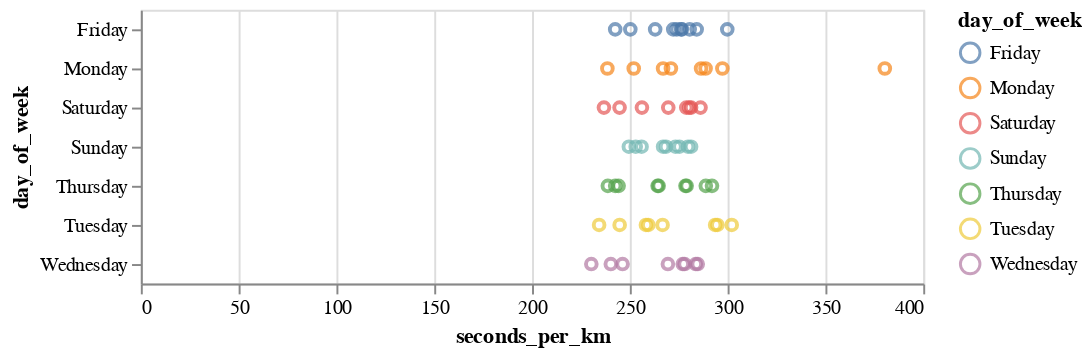

Source (notebook cell):
### Code cell
# Basis Scatter plot
alt.Chart(df).mark_point().encode(
    x = "seconds_per_km",
    y = "day_of_week",
    color = "day_of_week"
)

### Figure 1 — Vega-Lite specification as saved in the notebook (floating-point values rounded to 4 significant figures)
{"$schema": "https://vega.github.io/schema/vega-lite/v4.8.1.json", "config": {"view": {"continuousHeight": 300, "continuousWidth": 400}}, "data": {"name": "data-31c7fd9393a38aac112a5c8ac5ad6139"}, "datasets": {"data-31c7fd9393a38aac112a5c8ac5ad6139": [{"Unnamed: 0": 182, "avgPace(/meter)": 0.3787, "calories(kcal)": 71, "date": "2022-01-10 20:39", "day_of_week": "Monday", "distance(m)": 1191, "distance_rounded": 1, "maxPace(/meter)": 7.246, "minPace(/meter)": 0.2501, "seconds_per_km": 380.4, "speed_per_km": "06:20.35", "sportTime(s)": 453, "startTime": "2022-01-10T13:39:17+00:00", "type": 1, "week": 2}, {"Unnamed: 0": 178, "avgPace(/meter)": 0.2878, "calories(kcal)": 60, "date": "2022-01-13 16:23", "day_of_week": "Thursday", "distance(m)": 1004, "distance_rounded": 1, "maxPace(/meter)": 2.342, "minPace(/meter)": 0.1982, "seconds_per_km": 288.8, "speed_per_km": "04:48.84", "sportTime(s)": 290, "startTime": "2022-01-13T09:23:16+00:00", "type": 1, "week": 2}, {"Unnamed: 0": 176, "avgPace(/meter)": 0.2637, "calories(kcal)": 39, "date": "2022-02-03 17:41", "day_of_week": "Thursday", "distance(m)": 1001, "distance_rounded": 1, "maxPace(/meter)": 0.609, "minPace(/meter)": 0.1993, "seconds_per_km": 264.7, "speed_per_km": "04:24.74", "sportTime(s)": 265, "startTime": "2022-02-03T10:41:12+00:00", "type": 1, "week": 5}, {"Unnamed: 0": 172, "avgPace(/meter)": 0.2803, "calories(kcal)": 50, "date": "2022-02-05 18:46", "day_of_week": "Saturday", "distance(m)": 1006, "distance_rounded": 1, "maxPace(/meter)": 0.6911, "minPace(/meter)": 0.229, "seconds_per_km": 281.3, "speed_per_km": "04:41.31", "sportTime(s)": 283, "startTime": "2022-02-05T11:46:47+00:00", "type": 1, "week": 5}, {"Unnamed: 0": 169, "avgPace(/meter)": 0.2675, "calories(kcal)": 34, "date": "2022-02-06 18:36", "day_of_week": "Sunday", "distance(m)": 1013, "distance_rounded": 1, "maxPace(/meter)": 0.6361, "minPace(/meter)": 0.2325, "seconds_per_km": 268.5, "speed_per_km": "04:28.51", "sportTime(s)": 272, "startTime": "2022-02-06T11:36:48+00:00", "type": 1, "week": 5}, {"Unnamed: 0": 166, "avgPace(/meter)": 0.26, "calories(kcal)": 39, "date": "2022-02-11 18:49", "day_of_week": "Friday", "distance(m)": 1004, "distance_rounded": 1, "maxPace(/meter)": 0.788, "minPace(/meter)": 0.198, "seconds_per_km": 262.9, "speed_per_km": "04:22.95", "sportTime(s)": 264, "startTime": "2022-02-11T11:49:54+00:00", "type": 1, "week": 6}, {"Unnamed: 0": 163, "avgPace(/meter)": 0.2552, "calories(kcal)": 44, "date": "2022-02-12 18:25", "day_of_week": "Saturday", "distance(m)": 1011, "distance_rounded": 1, "maxPace(/meter)": 0.5571, "minPace(/meter)": 0.1928, "seconds_per_km": 256.2, "speed_per_km": "04:16.18", "sportTime(s)": 259, "startTime": "2022-02-12T11:25:02+00:00", "type": 1, "week": 6}, {"Unnamed: 0": 161, "avgPace(/meter)": 0.255, "calories(kcal)": 37, "date": "2022-02-13 18:09", "day_of_week": "Sunday", "distance(m)": 1000, "distance_rounded": 1, "maxPace(/meter)": 0.576, "minPace(/meter)": 0.194, "seconds_per_km": 256, "speed_per_km": "04:16.00", "sportTime(s)": 256, "startTime": "2022-02-13T11:09:12+00:00", "type": 1, "week": 6}, {"Unnamed: 0": 157, "avgPace(/meter)": 0.2854, "calories(kcal)": 43, "date": "2022-02-14 18:50", "day_of_week": "Monday", "distance(m)": 1002, "distance_rounded": 1, "maxPace(/meter)": 0.7446, "minPace(/meter)": 0.2587, "seconds_per_km": 286.4, "speed_per_km": "04:46.43", "sportTime(s)": 287, "startTime": "2022-02-14T11:50:09+00:00", "type": 1, "week": 7}, {"Unnamed: 0": 155, "avgPace(/meter)": 0.2827, "calories(kcal)": 60, "date": "2022-02-16 18:12", "day_of_week": "Wednesday", "distance(m)": 1001, "distance_rounded": 1, "maxPace(/meter)": 2.165, "minPace(/meter)": 0.1834, "seconds_per_km": 283.7, "speed_per_km": "04:43.72", "sportTime(s)": 284, "startTime": "2022-02-16T11:12:40+00:00", "type": 1, "week": 7}, {"Unnamed: 0": 152, "avgPace(/meter)": 0.2793, "calories(kcal)": 55, "date": "2022-03-05 07:10", "day_of_week": "Saturday", "distance(m)": 1006, "distance_rounded": 1, "maxPace(/meter)": 0.6154, "minPace(/meter)": 0.2083, "seconds_per_km": 280.3, "speed_per_km": "04:40.32", "sportTime(s)": 282, "startTime": "2022-03-05T00:10:22+00:00", "type": 1, "week": 9}, {"Unnamed: 0": 150, "avgPace(/meter)": 0.2796, "calories(kcal)": 47, "date": "2022-03-18 18:26", "day_of_week": "Friday", "distance(m)": 1005, "distance_rounded": 1, "maxPace(/meter)": 0.8749, "minPace(/meter)": 0.2372, "seconds_per_km": 280.6, "speed_per_km": "04:40.60", "sportTime(s)": 282, "startTime": "2022-03-18T11:26:11+00:00", "type": 1, "week": 11}, {"Unnamed: 0": 146, "avgPace(/meter)": 0.2964, "calories(kcal)": 57, "date": "2022-03-28 18:45", "day_of_week": "Monday", "distance(m)": 1046, "distance_rounded": 1, "maxPace(/meter)": 0.639, "minPace(/meter)": 0.2149, "seconds_per_km": 297.3, "speed_per_km": "04:57.32", "sportTime(s)": 311, "startTime": "2022-03-28T11:45:13+00:00", "type": 1, "week": 13}, {"Unnamed: 0": 144, "avgPace(/meter)": 0.3011, "calories(kcal)": 57, "date": "2022-03-29 19:02", "day_of_week": "Tuesday", "distance(m)": 1003, "distance_rounded": 1, "maxPace(/meter)": 0.6835, "minPace(/meter)": 0.2301, "seconds_per_km": 302.1, "speed_per_km": "05:2.09", "sportTime(s)": 303, "startTime": "2022-03-29T12:02:25+00:00", "type": 1, "week": 13}, {"Unnamed: 0": 142, "avgPace(/meter)": 0.2837, "calories(kcal)": 49, "date": "2022-03-30 18:52", "day_of_week": "Wednesday", "distance(m)": 1001, "distance_rounded": 1, "maxPace(/meter)": 0.4753, "minPace(/meter)": 0.1658, "seconds_per_km": 284.7, "speed_per_km": "04:44.72", "sportTime(s)": 285, "startTime": "2022-03-30T11:52:16+00:00", "type": 1, "week": 13}, {"Unnamed: 0": 140, "avgPace(/meter)": 0.27, "calories(kcal)": 48, "date": "2022-04-04 17:57", "day_of_week": "Monday", "distance(m)": 1000, "distance_rounded": 1, "maxPace(/meter)": 0.7117, "minPace(/meter)": 0.2248, "seconds_per_km": 271, "speed_per_km": "04:31.00", "sportTime(s)": 271, "startTime": "2022-04-04T10:57:56+00:00", "type": 1, "week": 14}, {"Unnamed: 0": 137, "avgPace(/meter)": 0.273, "calories(kcal)": 51, "date": "2022-04-08 18:39", "day_of_week": "Friday", "distance(m)": 1000, "distance_rounded": 1, "maxPace(/meter)": 0.6707, "minPace(/meter)": 0.2315, "seconds_per_km": 274, "speed_per_km": "04:34.00", "sportTime(s)": 274, "startTime": "2022-04-08T11:39:28+00:00", "type": 1, "week": 14}, {"Unnamed: 0": 134, "avgPace(/meter)": 0.2744, "calories(kcal)": 45, "date": "2022-04-10 18:41", "day_of_week": "Sunday", "distance(m)": 1006, "distance_rounded": 1, "maxPace(/meter)": 0.6873, "minPace(/meter)": 0.2137, "seconds_per_km": 275.3, "speed_per_km": "04:35.35", "sportTime(s)": 277, "startTime": "2022-04-10T11:41:58+00:00", "type": 1, "week": 14}, {"Unnamed: 0": 131, "avgPace(/meter)": 0.277, "calories(kcal)": 44, "date": "2022-04-13 17:48", "day_of_week": "Wednesday", "distance(m)": 1000, "distance_rounded": 1, "maxPace(/meter)": 0.7634, "minPace(/meter)": 0.2038, "seconds_per_km": 278, "speed_per_km": "04:38.00", "sportTime(s)": 278, "startTime": "2022-04-13T10:48:11+00:00", "type": 1, "week": 15}, {"Unnamed: 0": 128, "avgPace(/meter)": 0.2756, "calories(kcal)": 39, "date": "2022-04-15 16:54", "day_of_week": "Friday", "distance(m)": 1005, "distance_rounded": 1, "maxPace(/meter)": 0.7968, "minPace(/meter)": 0.244, "seconds_per_km": 276.6, "speed_per_km": "04:36.62", "sportTime(s)": 278, "startTime": "2022-04-15T09:54:21+00:00", "type": 1, "week": 15}, {"Unnamed: 0": 125, "avgPace(/meter)": 0.2939, "calories(kcal)": 62, "date": "2022-04-26 18:40", "day_of_week": "Tuesday", "distance(m)": 1201, "distance_rounded": 1, "maxPace(/meter)": 1.115, "minPace(/meter)": 0.1997, "seconds_per_km": 294.8, "speed_per_km": "04:54.75", "sportTime(s)": 354, "startTime": "2022-04-26T11:40:21+00:00", "type": 1, "week": 17}, {"Unnamed: 0": 123, "avgPace(/meter)": 0.2685, "calories(kcal)": 48, "date": "2022-04-27 18:31", "day_of_week": "Wednesday", "distance(m)": 1002, "distance_rounded": 1, "maxPace(/meter)": 0.6803, "minPace(/meter)": 0.2187, "seconds_per_km": 269.5, "speed_per_km": "04:29.46", "sportTime(s)": 270, "startTime": "2022-04-27T11:31:56+00:00", "type": 1, "week": 17}, {"Unnamed: 0": 121, "avgPace(/meter)": 0.2774, "calories(kcal)": 50, "date": "2022-04-28 17:37", "day_of_week": "Thursday", "distance(m)": 1002, "distance_rounded": 1, "maxPace(/meter)": 0.8052, "minPace(/meter)": 0.221, "seconds_per_km": 278.4, "speed_per_km": "04:38.44", "sportTime(s)": 279, "startTime": "2022-04-28T10:37:51+00:00", "type": 1, "week": 17}, {"Unnamed: 0": 119, "avgPace(/meter)": 0.2974, "calories(kcal)": 89, "date": "2022-04-29 18:01", "day_of_week": "Friday", "distance(m)": 1651, "distance_rounded": 1, "maxPace(/meter)": 1.217, "minPace(/meter)": 0.2073, "seconds_per_km": 299.8, "speed_per_km": "04:59.82", "sportTime(s)": 495, "startTime": "2022-04-29T11:01:29+00:00", "type": 1, "week": 17}, {"Unnamed: 0": 117, "avgPace(/meter)": 0.2803, "calories(kcal)": 41, "date": "2022-05-01 16:48", "day_of_week": "Sunday", "distance(m)": 1006, "distance_rounded": 1, "maxPace(/meter)": 0.8224, "minPace(/meter)": 0.2239, "seconds_per_km": 281.3, "speed_per_km": "04:41.31", "sportTime(s)": 283, "startTime": "2022-05-01T09:48:50+00:00", "type": 1, "week": 17}, {"Unnamed: 0": 112, "avgPace(/meter)": 0.2761, "calories(kcal)": 42, "date": "2022-05-04 18:52", "day_of_week": "Wednesday", "distance(m)": 1007, "distance_rounded": 1, "maxPace(/meter)": 0.6135, "minPace(/meter)": 0.2112, "seconds_per_km": 277.1, "speed_per_km": "04:37.06", "sportTime(s)": 279, "startTime": "2022-05-04T11:52:29+00:00", "type": 1, "week": 18}, {"Unnamed: 0": 110, "avgPace(/meter)": 0.291, "calories(kcal)": 52, "date": "2022-05-05 18:15", "day_of_week": "Thursday", "distance(m)": 1000, "distance_rounded": 1, "maxPace(/meter)": 0.7042, "minPace(/meter)": 0.216, "seconds_per_km": 292, "speed_per_km": "04:52.00", "sportTime(s)": 292, "startTime": "2022-05-05T11:15:38+00:00", "type": 1, "week": 18}, {"Unnamed: 0": 107, "avgPace(/meter)": 0.2712, "calories(kcal)": 47, "date": "2022-05-06 17:16", "day_of_week": "Friday", "distance(m)": 1003, "distance_rounded": 1, "maxPace(/meter)": 0.7022, "minPace(/meter)": 0.2276, "seconds_per_km": 272.2, "speed_per_km": "04:32.18", "sportTime(s)": 273, "startTime": "2022-05-06T10:16:48+00:00", "type": 1, "week": 18}, {"Unnamed: 0": 104, "avgPace(/meter)": 0.278, "calories(kcal)": 52, "date": "2022-05-07 16:47", "day_of_week": "Saturday", "distance(m)": 1040, "distance_rounded": 1, "maxPace(/meter)": 212, "minPace(/meter)": 0.2129, "seconds_per_km": 278.8, "speed_per_km": "04:38.85", "sportTime(s)": 290, "startTime": "2022-05-07T09:47:30+00:00", "type": 1, "week": 18}, {"Unnamed: 0": 102, "avgPace(/meter)": 0.279, "calories(kcal)": 56, "date": "2022-05-08 18:24", "day_of_week": "Sunday", "distance(m)": 1026, "distance_rounded": 1, "maxPace(/meter)": 225, "minPace(/meter)": 0.2221, "seconds_per_km": 279.7, "speed_per_km": "04:39.73", "sportTime(s)": 287, "startTime": "2022-05-08T11:24:19+00:00", "type": 1, "week": 18}, {"Unnamed: 0": 99, "avgPace(/meter)": 0.278, "calories(kcal)": 59, "date": "2022-05-12 18:36", "day_of_week": "Thursday", "distance(m)": 1007, "distance_rounded": 1, "maxPace(/meter)": 178, "minPace(/meter)": 0.1781, "seconds_per_km": 279.0, "speed_per_km": "04:39.05", "sportTime(s)": 281, "startTime": "2022-05-12T11:36:50+00:00", "type": 1, "week": 19}, {"Unnamed: 0": 96, "avgPace(/meter)": 0.283, "calories(kcal)": 55, "date": "2022-05-13 18:36", "day_of_week": "Friday", "distance(m)": 1024, "distance_rounded": 1, "maxPace(/meter)": 201, "minPace(/meter)": 0.2015, "seconds_per_km": 284.2, "speed_per_km": "04:44.18", "sportTime(s)": 291, "startTime": "2022-05-13T11:36:23+00:00", "type": 1, "week": 19}, {"Unnamed: 0": 92, "avgPace(/meter)": 0.273, "calories(kcal)": 51, "date": "2022-05-15 18:36", "day_of_week": "Sunday", "distance(m)": 1028, "distance_rounded": 1, "maxPace(/meter)": 197, "minPace(/meter)": 0.1974, "seconds_per_km": 273.3, "speed_per_km": "04:33.35", "sportTime(s)": 281, "startTime": "2022-05-15T11:36:24+00:00", "type": 1, "week": 19}, {"Unnamed: 0": 89, "avgPace(/meter)": 0.288, "calories(kcal)": 63, "date": "2022-05-16 18:31", "day_of_week": "Monday", "distance(m)": 1046, "distance_rounded": 1, "maxPace(/meter)": 210, "minPace(/meter)": 0.2106, "seconds_per_km": 288.7, "speed_per_km": "04:48.72", "sportTime(s)": 302, "startTime": "2022-05-16T11:31:34+00:00", "type": 1, "week": 20}, {"Unnamed: 0": 86, "avgPace(/meter)": 0.293, "calories(kcal)": 63, "date": "2022-05-17 18:15", "day_of_week": "Tuesday", "distance(m)": 1049, "distance_rounded": 1, "maxPace(/meter)": 237, "minPace(/meter)": 0.2227, "seconds_per_km": 293.6, "speed_per_km": "04:53.61", "sportTime(s)": 308, "startTime": "2022-05-17T11:15:00+00:00", "type": 1, "week": 20}, {"Unnamed: 0": 82, "avgPace(/meter)": 0.2841, "calories(kcal)": 50.03, "date": "2022-05-21 20:48", "day_of_week": "Saturday", "distance(m)": 1003, "distance_rounded": 1, "maxPace(/meter)": 0.6219, "minPace(/meter)": 0.2232, "seconds_per_km": 286.1, "speed_per_km": "04:46.14", "sportTime(s)": 287, "startTime": "2022-05-21T13:48:24+00:00", "type": 1, "week": 20}, {"Unnamed: 0": 79, "avgPace(/meter)": 0.265, "calories(kcal)": 44.08, "date": "2022-05-22 17:22", "day_of_week": "Sunday", "distance(m)": 1000, "distance_rounded": 1, "maxPace(/meter)": 0.815, "minPace(/meter)": 0.2136, "seconds_per_km": 267, "speed_per_km": "04:27.00", "sportTime(s)": 267, "startTime": "2022-05-22T10:22:47+00:00", "type": 1, "week": 20}, {"Unnamed: 0": 76, "avgPace(/meter)": 0.265, "calories(kcal)": 50.33, "date": "2022-05-23 18:46", "day_of_week": "Monday", "distance(m)": 1000, "distance_rounded": 1, "maxPace(/meter)": 0.668, "minPace(/meter)": 0.2187, "seconds_per_km": 267, "speed_per_km": "04:27.00", "sportTime(s)": 267, "startTime": "2022-05-23T11:46:59+00:00", "type": 1, "week": 21}, {"Unnamed: 0": 73, "avgPace(/meter)": 0.2647, "calories(kcal)": 44.15, "date": "2022-05-24 18:54", "day_of_week": "Tuesday", "distance(m)": 1001, "distance_rounded": 1, "maxPace(/meter)": 0.9251, "minPace(/meter)": 0.2227, "seconds_per_km": 266.7, "speed_per_km": "04:26.73", "sportTime(s)": 267, "startTime": "2022-05-24T11:54:01+00:00", "type": 1, "week": 21}, {"Unnamed: 0": 70, "avgPace(/meter)": 0.2353, "calories(kcal)": 40.81, "date": "2022-05-25 17:56", "day_of_week": "Wednesday", "distance(m)": 1003, "distance_rounded": 1, "maxPace(/meter)": 0.9066, "minPace(/meter)": 0.1197, "seconds_per_km": 240.3, "speed_per_km": "04:0.28", "sportTime(s)": 241, "startTime": "2022-05-25T10:56:04+00:00", "type": 1, "week": 21}, {"Unnamed: 0": 67, "avgPace(/meter)": 0.2622, "calories(kcal)": 53.12, "date": "2022-05-26 17:17", "day_of_week": "Thursday", "distance(m)": 1003, "distance_rounded": 1, "maxPace(/meter)": 0.558, "minPace(/meter)": 0.1968, "seconds_per_km": 264.2, "speed_per_km": "04:24.21", "sportTime(s)": 265, "startTime": "2022-05-26T10:17:38+00:00", "type": 1, "week": 21}, {"Unnamed: 0": 64, "avgPace(/meter)": 0.2742, "calories(kcal)": 43.04, "date": "2022-05-27 18:35", "day_of_week": "Friday", "distance(m)": 1003, "distance_rounded": 1, "maxPace(/meter)": 0.757, "minPace(/meter)": 0.2449, "seconds_per_km": 276.2, "speed_per_km": "04:36.17", "sportTime(s)": 277, "startTime": "2022-05-27T11:35:19+00:00", "type": 1, "week": 21}, {"Unnamed: 0": 61, "avgPace(/meter)": 0.2677, "calories(kcal)": 51.33, "date": "2022-05-28 17:39", "day_of_week": "Saturday", "distance(m)": 1005, "distance_rounded": 1, "maxPace(/meter)": 0.6452, "minPace(/meter)": 0.2224, "seconds_per_km": 269.7, "speed_per_km": "04:29.65", "sportTime(s)": 271, "startTime": "2022-05-28T10:39:29+00:00", "type": 1, "week": 21}, {"Unnamed: 0": 58, "avgPace(/meter)": 0.251, "calories(kcal)": 41, "date": "2022-05-29 18:19", "day_of_week": "Sunday", "distance(m)": 1000, "distance_rounded": 1, "maxPace(/meter)": 0.4274, "minPace(/meter)": 0.1839, "seconds_per_km": 253, "speed_per_km": "04:13.00", "sportTime(s)": 253, "startTime": "2022-05-29T11:19:12+00:00", "type": 1, "week": 21}, {"Unnamed: 0": 55, "avgPace(/meter)": 0.25, "calories(kcal)": 48.92, "date": "2022-05-30 18:55", "day_of_week": "Monday", "distance(m)": 1004, "distance_rounded": 1, "maxPace(/meter)": 0.4058, "minPace(/meter)": 0.1746, "seconds_per_km": 252.0, "speed_per_km": "04:11.99", "sportTime(s)": 253, "startTime": "2022-05-30T11:55:16+00:00", "type": 1, "week": 22}, {"Unnamed: 0": 52, "avgPace(/meter)": 0.2575, "calories(kcal)": 49.91, "date": "2022-05-31 18:42", "day_of_week": "Tuesday", "distance(m)": 1006, "distance_rounded": 1, "maxPace(/meter)": 0.5513, "minPace(/meter)": 0.203, "seconds_per_km": 259.4, "speed_per_km": "04:19.44", "sportTime(s)": 261, "startTime": "2022-05-31T11:42:33+00:00", "type": 1, "week": 22}, {"Unnamed: 0": 49, "avgPace(/meter)": 0.2483, "calories(kcal)": 45.2, "date": "2022-06-03 18:03", "day_of_week": "Friday", "distance(m)": 1003, "distance_rounded": 1, "maxPace(/meter)": 0.8258, "minPace(/meter)": 0.1627, "seconds_per_km": 250.2, "speed_per_km": "04:10.25", "sportTime(s)": 251, "startTime": "2022-06-03T11:03:24+00:00", "type": 1, "week": 22}, {"Unnamed: 0": 46, "avgPace(/meter)": 0.2428, "calories(kcal)": 51.81, "date": "2022-06-04 18:38", "day_of_week": "Saturday", "distance(m)": 1001, "distance_rounded": 1, "maxPace(/meter)": 0.5981, "minPace(/meter)": 0.2102, "seconds_per_km": 244.8, "speed_per_km": "04:4.76", "sportTime(s)": 245, "startTime": "2022-06-04T11:38:21+00:00", "type": 1, "week": 22}, {"Unnamed: 0": 43, "avgPace(/meter)": 0.2348, "calories(kcal)": 30.82, "date": "2022-06-11 17:38", "day_of_week": "Saturday", "distance(m)": 1001, "distance_rounded": 1, "maxPace(/meter)": 0.5176, "minPace(/meter)": 0.1971, "seconds_per_km": 236.8, "speed_per_km": "03:56.76", "sportTime(s)": 237, "startTime": "2022-06-11T10:38:27+00:00", "type": 1, "week": 23}, {"Unnamed: 0": 39, "avgPace(/meter)": 0.2475, "calories(kcal)": 51.79, "date": "2022-06-12 17:47", "day_of_week": "Sunday", "distance(m)": 1006, "distance_rounded": 1, "maxPace(/meter)": 0.6472, "minPace(/meter)": 0.2005, "seconds_per_km": 249.5, "speed_per_km": "04:9.50", "sportTime(s)": 251, "startTime": "2022-06-12T10:47:29+00:00", "type": 1, "week": 23}, {"Unnamed: 0": 36, "avgPace(/meter)": 0.2562, "calories(kcal)": 56.05, "date": "2022-06-14 19:03", "day_of_week": "Tuesday", "distance(m)": 1003, "distance_rounded": 1, "maxPace(/meter)": 0.5627, "minPace(/meter)": 0.1935, "seconds_per_km": 258.2, "speed_per_km": "04:18.23", "sportTime(s)": 259, "startTime": "2022-06-14T12:03:23+00:00", "type": 1, "week": 24}, {"Unnamed: 0": 32, "avgPace(/meter)": 0.2443, "calories(kcal)": 47.92, "date": "2022-06-15 18:46", "day_of_week": "Wednesday", "distance(m)": 1011, "distance_rounded": 1, "maxPace(/meter)": 0.5219, "minPace(/meter)": 0.1885, "seconds_per_km": 246.3, "speed_per_km": "04:6.29", "sportTime(s)": 249, "startTime": "2022-06-15T11:46:25+00:00", "type": 1, "week": 24}, {"Unnamed: 0": 27, "avgPace(/meter)": 0.2405, "calories(kcal)": 33.65, "date": "2022-06-16 18:03", "day_of_week": "Thursday", "distance(m)": 1002, "distance_rounded": 1, "maxPace(/meter)": 0.5764, "minPace(/meter)": 0.1971, "seconds_per_km": 242.5, "speed_per_km": "04:2.51", "sportTime(s)": 243, "startTime": "2022-06-16T11:03:28+00:00", "type": 1, "week": 24}, {"Unnamed: 0": 23, "avgPace(/meter)": 0.2405, "calories(kcal)": 48.66, "date": "2022-06-17 18:03", "day_of_week": "Friday", "distance(m)": 1002, "distance_rounded": 1, "maxPace(/meter)": 0.4713, "minPace(/meter)": 0.1802, "seconds_per_km": 242.5, "speed_per_km": "04:2.51", "sportTime(s)": 243, "startTime": "2022-06-17T11:03:58+00:00", "type": 1, "week": 24}, {"Unnamed: 0": 18, "avgPace(/meter)": 0.2428, "calories(kcal)": 45, "date": "2022-06-21 19:23", "day_of_week": "Tuesday", "distance(m)": 1009, "distance_rounded": 1, "maxPace(/meter)": 0.5322, "minPace(/meter)": 0.1881, "seconds_per_km": 244.8, "speed_per_km": "04:4.80", "sportTime(s)": 247, "startTime": "2022-06-21T12:23:33+00:00", "type": 1, "week": 25}, {"Unnamed: 0": 15, "avgPace(/meter)": 0.2423, "calories(kcal)": 49.76, "date": "2022-06-23 18:16", "day_of_week": "Thursday", "distance(m)": 1003, "distance_rounded": 1, "maxPace(/meter)": 0.627, "minPace(/meter)": 0.1883, "seconds_per_km": 244.3, "speed_per_km": "04:4.27", "sportTime(s)": 245, "startTime": "2022-06-23T11:16:47+00:00", "type": 1, "week": 25}, {"Unnamed: 0": 10, "avgPace(/meter)": 0.2365, "calories(kcal)": 48.67, "date": "2022-06-27 18:45", "day_of_week": "Monday", "distance(m)": 1002, "distance_rounded": 1, "maxPace(/meter)": 0.6246, "minPace(/meter)": 0.1815, "seconds_per_km": 238.5, "speed_per_km": "03:58.52", "sportTime(s)": 239, "startTime": "2022-06-27T11:45:38+00:00", "type": 1, "week": 26}, {"Unnamed: 0": 7, "avgPace(/meter)": 0.2323, "calories(kcal)": 39.65, "date": "2022-06-28 18:07", "day_of_week": "Tuesday", "distance(m)": 1003, "distance_rounded": 1, "maxPace(/meter)": 0.4755, "minPace(/meter)": 0.1836, "seconds_per_km": 234.3, "speed_per_km": "03:54.30", "sportTime(s)": 235, "startTime": "2022-06-28T11:07:21+00:00", "type": 1, "week": 26}, {"Unnamed: 0": 4, "avgPace(/meter)": 0.2283, "calories(kcal)": 33.62, "date": "2022-06-29 19:02", "day_of_week": "Wednesday", "distance(m)": 1003, "distance_rounded": 1, "maxPace(/meter)": 0.5453, "minPace(/meter)": 0.1936, "seconds_per_km": 230.3, "speed_per_km": "03:50.31", "sportTime(s)": 231, "startTime": "2022-06-29T12:02:34+00:00", "type": 1, "week": 26}, {"Unnamed: 0": 1, "avgPace(/meter)": 0.2368, "calories(kcal)": 36.82, "date": "2022-06-30 19:31", "day_of_week": "Thursday", "distance(m)": 1001, "distance_rounded": 1, "maxPace(/meter)": 0.6545, "minPace(/meter)": 0.1648, "seconds_per_km": 238.8, "speed_per_km": "03:58.76", "sportTime(s)": 239, "startTime": "2022-06-30T12:31:18+00:00", "type": 1, "week": 26}]}, "encoding": {"color": {"field": "day_of_week", "type": "nominal"}, "x": {"field": "seconds_per_km", "type": "quantitative"}, "y": {"field": "day_of_week", "type": "nominal"}}, "mark": "point"}
